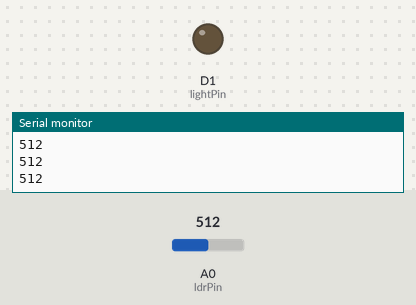
A sketch run on a simulated ESP8266 (NodeMCU). Shown: output pins drawn as LEDs (lit = HIGH), the last lines printed to the serial monitor. Inputs (shaded band) come from the test bench; at power-on: A0 (ldrPin) = 512. WiFi joins after 1.5 s; servers stay silent unless stated.

Above: at 2.7 s.
2.8 s: A0 (ldrPin) set to 267
4.3 s: A0 (ldrPin) set to 242
At 5.5 s:
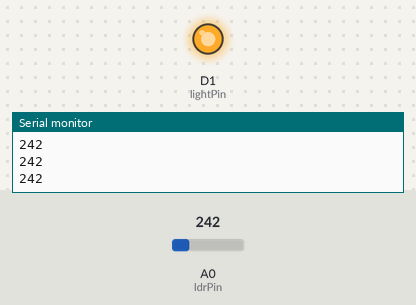
5.8 s: A0 (ldrPin) set to 260
At 6.9 s:
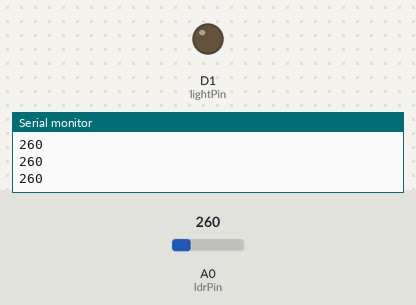
7.4 s: A0 (ldrPin) set to 240
At 8.2 s:
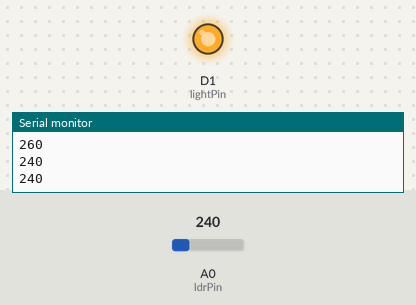
Timing chart, 0 to 9.9 s (numbered marks = the images above; inputs shaded):
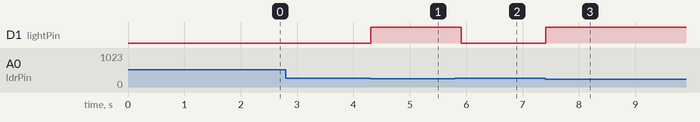

Measured:
- the behaviour switches between 250 and 249 on A0 (ldrPin) (found by bisection; images 0 and 1)
- after the input at 4.3 s, D1 (lightPin): LOW → HIGH at once
- after the input at 5.8 s, D1 (lightPin): HIGH → LOW after 0.11 s
- after the input at 7.4 s, D1 (lightPin): LOW → HIGH at once

The sketch:

Smart_Street_Light.ino
```cpp
#include <ThingSpeak.h>               // add librery
#include <ESP8266WiFi.h>

WiFiClient  client;
unsigned long counterChannelNumber = 1721577;                // Channel ID
const char * myCounterReadAPIKey = "8LI40ICUVFAQVB9M";      // Read API Key
const int fieldNumber = 1;                                 // The field you wish to read
const int ldrPin=A0;
const int lightPin=D1;
int vehicle_passed=0;
boolean vehicle_gone=false;
void setup()
{
pinMode(ldrPin,INPUT);
pinMode(lightPin,OUTPUT);
  Serial.begin(9600);
  Serial.println();

  WiFi.begin("Gresi","@12345678");                 // write wifi name & password

  Serial.print("Connecting");
  while (WiFi.status() != WL_CONNECTED)
  {
    delay(500);
    Serial.print(".");
  }


  ThingSpeak.begin(client);
}

void loop()
{
  int rawData = analogRead(ldrPin);
Serial.println(rawData);
if(rawData < 250)
{ digitalWrite(lightPin,HIGH);
if(vehicle_gone==false)
{
  vehicle_passed=vehicle_passed+1;
  vehicle_gone=true;}

int A = ThingSpeak.writeField(counterChannelNumber,fieldNumber,vehicle_passed,myCounterReadAPIKey);
}
else
{
  digitalWrite(lightPin,LOW);
  vehicle_gone=false;}
delay(100);
}
```
